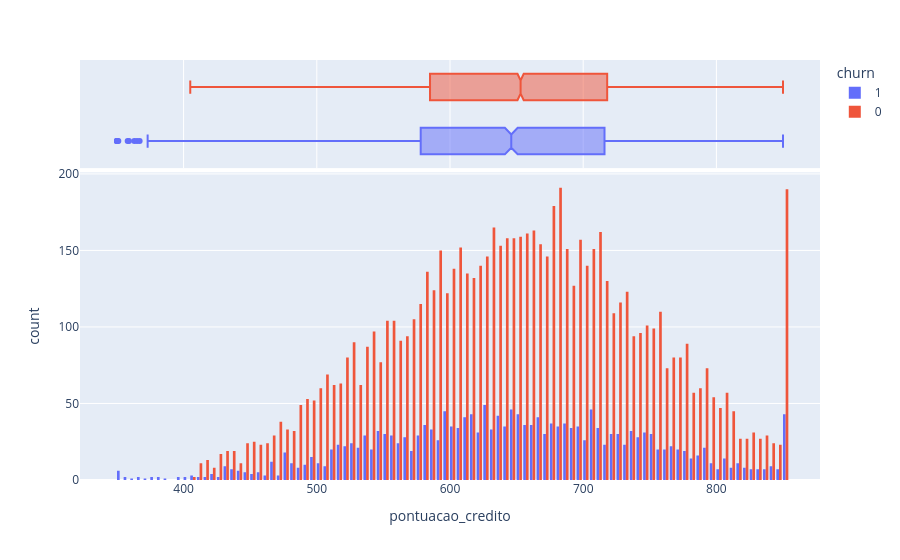

The notebook cell this image was saved under:
### Markdown cell above
Aparentemente não existe nenhuma relação forte entre o valor de saldo na conta e a variável de churn

### Code cell
pontuacao_churn = px.histogram(tabela,
                              x = "pontuacao_credito",
                              color = "churn",
                              marginal = "box",
                              barmode = "group")
pontuacao_churn.show()

### Figure 1 — Plotly figure (JSON) as saved in the notebook; plotly's stock layout.template omitted (floating-point values rounded to 4 significant figures; data arrays with more than 128 entries replaced by an {"elided": "..."} marker saying what was removed)
{"data": [{"alignmentgroup": "True", "bingroup": "x", "hovertemplate": "churn=1<br>pontuacao_credito=%{x}<br>count=%{y}<extra></extra>", "legendgroup": "1", "marker": {"color": "#636efa", "pattern": {"shape": ""}}, "name": "1", "offsetgroup": "1", "orientation": "v", "showlegend": true, "type": "histogram", "x": {"elided": "2037 int values"}, "xaxis": "x", "yaxis": "y"}, {"alignmentgroup": "True", "hovertemplate": "churn=1<br>pontuacao_credito=%{x}<extra></extra>", "legendgroup": "1", "marker": {"color": "#636efa"}, "name": "1", "notched": true, "offsetgroup": "1", "showlegend": false, "type": "box", "x": {"elided": "2037 int values"}, "xaxis": "x2", "yaxis": "y2"}, {"alignmentgroup": "True", "bingroup": "x", "hovertemplate": "churn=0<br>pontuacao_credito=%{x}<br>count=%{y}<extra></extra>", "legendgroup": "0", "marker": {"color": "#EF553B", "pattern": {"shape": ""}}, "name": "0", "offsetgroup": "0", "orientation": "v", "showlegend": true, "type": "histogram", "x": {"elided": "7963 int values"}, "xaxis": "x", "yaxis": "y"}, {"alignmentgroup": "True", "hovertemplate": "churn=0<br>pontuacao_credito=%{x}<extra></extra>", "legendgroup": "0", "marker": {"color": "#EF553B"}, "name": "0", "notched": true, "offsetgroup": "0", "showlegend": false, "type": "box", "x": {"elided": "7963 int values"}, "xaxis": "x2", "yaxis": "y2"}], "layout": {"barmode": "group", "legend": {"title": {"text": "churn"}, "tracegroupgap": 0}, "margin": {"t": 60}, "xaxis": {"anchor": "y", "domain": [0, 1], "title": {"text": "pontuacao_credito"}}, "xaxis2": {"anchor": "y2", "domain": [0, 1], "matches": "x", "showgrid": true, "showticklabels": false}, "yaxis": {"anchor": "x", "domain": [0, 0.7326], "title": {"text": "count"}}, "yaxis2": {"anchor": "x2", "domain": [0.7426, 1], "matches": "y2", "showgrid": false, "showline": false, "showticklabels": false, "ticks": ""}}}
